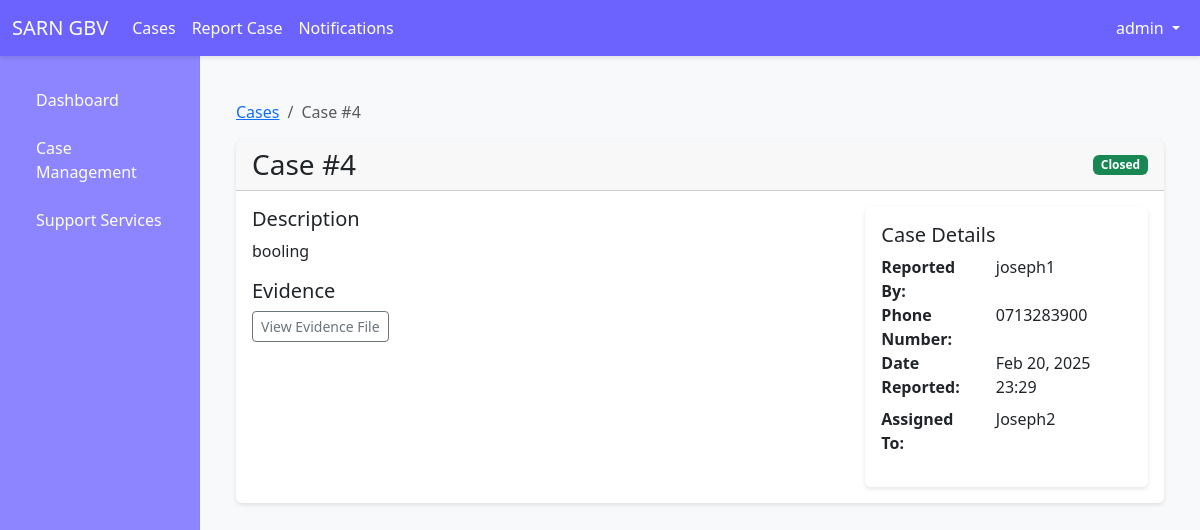
The page /cases/4/ (signed in) on the database its author committed.
### users/models.py (models this page shows)
class User(AbstractUser):
    ROLE_CHOICES = [
        ('survivor', 'Survivor'),
        ('provider', 'Service Provider'),
        ('law_enforcement', 'Law Enforcement'),
    ]
    role = models.CharField(max_length=20, choices=ROLE_CHOICES, default='survivor')
    phone = models.CharField(max_length=15, blank=True, null=True)
    address = models.TextField(blank=True, null=True)
    groups = models.ManyToManyField(Group, related_name="custom_user_groups", blank=True)
    user_permissions = models.ManyToManyField(Permission, related_name="custom_user_permissions", blank=True)

### cases/models.py (models this page shows, shortened)
class Case(models.Model):
    STATUS_CHOICES = [
        ('pending', 'Pending'),
        ('under_investigation', 'Under Investigation'),
        ('closed', 'Closed'),
    ]
    reporter = models.ForeignKey(User, on_delete=models.CASCADE, related_name="reported_cases")  # The person who reported the case
    assigned_provider = models.ForeignKey(User, on_delete=models.SET_NULL, null=True, blank=True, related_name="assigned_cases")
    description = models.TextField()
    status = models.CharField(max_length=20, choices=STATUS_CHOICES, default='pending')
    date_reported = models.DateTimeField(auto_now_add=True)
    evidence_file = models.FileField(upload_to='case_evidence/', blank=True, null=True)

### cases/views.py (the view)
# urls.py: path('cases/<int:case_id>/', case_detail, name='case_detail'),  # Case detail page
@login_required
def case_detail(request, case_id):
    case = get_object_or_404(Case, id=case_id)
    return render(request, 'cases/case_detail.html', {'case': case})

### cases/templates/cases/case_detail.html (shortened to what this page needs)
{% extends 'base.html' %}
{% block content %}
<div class="container mt-4">
    <nav aria-label="breadcrumb">
        <ol class="breadcrumb">
            <li class="breadcrumb-item"><a href="{% url 'case_list' %}">Cases</a></li>
            <li class="breadcrumb-item active">Case #{{ case.id }}</li>
        </ol>
    </nav>
    <div class="card">
        <div class="card-header">
            <div class="d-flex justify-content-between align-items-center">
                <h3 class="mb-0">Case #{{ case.id }}</h3>
                <span class="badge {% if case.status == 'pending' %}bg-warning{% elif case.status == 'under_investigation' %}bg-info{% else %}bg-success{% endif %}">
                    {{ case.get_status_display }}
                </span>
            </div>
        </div>
        <div class="card-body">
            <div class="row">
                <div class="col-md-8">
                    <h5>Description</h5>
                    <p>{{ case.description }}</p>
                    {% if case.evidence_file %}
                    <h5>Evidence</h5>
                    <p>
                        <a href="{{ case.evidence_file.url }}" class="btn btn-outline-secondary btn-sm" target="_blank">
                             View Evidence File
                        </a>
                    </p>
                    {% endif %}
                </div>
                <div class="col-md-4">
                    <div class="card">
                        <div class="card-body">
                            <h5>Case Details</h5>
                            <dl class="row">
                                <dt class="col-sm-5">Reported By: </dt>
                                <dd class="col-sm-7">{{ case.reporter.get_username }}</dd>
                                <dt class="col-sm-5">Phone Number: </dt>
                                <dd class="col-sm-7">{{ case.reporter.phone }}</dd>
                                <dt class="col-sm-5">Date Reported: </dt>
                                <dd class="col-sm-7">{{ case.date_reported|date:"M d, Y H:i" }}</dd>
                                <dt class="col-sm-5">Assigned To: </dt>
                                <dd class="col-sm-7">
                                    {% if case.assigned_provider %}
                                    {{ case.assigned_provider.get_username }}
                                    {% else %}
                                    <span class="text-muted">Not assigned</span>
                                    {% endif %}
                                </dd>
                            </dl>
                        </div>
                    </div>
                </div>
            </div>
        </div>
    </div>
</div>
{% endblock %}

### templates/base.html (shortened to what this page needs)
<!DOCTYPE html>
<html lang="en">
<head>
    <link href="https://cdn.jsdelivr.net/npm/bootstrap@5.3.0/dist/css/bootstrap.min.css" rel="stylesheet">
</head>
<body>
    <nav class="navbar navbar-expand-lg">
        <div class="container-fluid">
            <a class="navbar-brand" href="{% url 'dashboard' %}">SARN GBV</a>
            <div class="collapse navbar-collapse" id="navbarNav">
                <ul class="navbar-nav me-auto">
                    {% if user.is_authenticated %}
                        {% if user.role in "provider law_enforcement" %}
                        <li class="nav-item">
                            <a class="nav-link" href="{% url 'case_list' %}">Cases</a>
                        </li>
                        {% endif %}
                        <li class="nav-item">
                            <a class="nav-link" href="{% url 'report_case' %}">Report Case</a>
                        </li>
                        <li class="nav-item">
                            <a class="nav-link" href="{% url 'notifications_list' %}">
                                Notifications
                            </a>
                        </li>
                    {% endif %}
                </ul>
                <ul class="navbar-nav">
                    {% if user.is_authenticated %}
                        <li class="nav-item dropdown">
                            <a class="nav-link dropdown-toggle" href="#" id="userDropdown" role="button" data-bs-toggle="dropdown">
                                {{ user.username }}
                            </a>
                        </li>
                    {% else %}
                        <li class="nav-item">
                            <a class="nav-link" href="{% url 'login' %}">Login</a>
                        </li>
                    {% endif %}
                </ul>
            </div>
        </div>
    </nav>
    <div class="container-fluid">
        <div class="row">
            {% if user.is_authenticated %}
            <div class="col-md-3 col-lg-2 d-md-block sidebar collapse">
                <div class="position-sticky">
                    <ul class="nav flex-column">
                        <li class="nav-item">
                            <a class="nav-link" href="{% url 'dashboard' %}">
                                Dashboard
                            </a>
                        </li>
                        {% if user.role in "provider law_enforcement" %}
                        <li class="nav-item">
                            <a class="nav-link" href="{% url 'case_list' %}">
                                Case Management
                            </a>
                        </li>
                        {% endif %}
                        <li class="nav-item">
                            <a class="nav-link" href="#">
                                Support Services
                            </a>
                        </li>
                    </ul>
                </div>
            </div>
            <main class="col-md-9 ms-sm-auto col-lg-10 px-md-4 main-content">
            {% else %}
            <main class="col-12 px-4 main-content">
            {% endif %}
                {% block content %}
                {% endblock %}
            </main>
        </div>
    </div>
</body>
</html>

### templates/base.html (style rules this page uses)
:root { --primary-color: #6c63ff; --primary-light: #8c85ff; --primary-dark: #5a52cc; --primary-fade: rgba(108, 99, 255, 0.1); }
.navbar { background-color: var(--primary-color); box-shadow: 0 2px 4px rgba(0, 0, 0, 0.1); }
.navbar-brand, .nav-link { color: white !important; }
.sidebar { background-color: var(--primary-light); border-right: 1px solid var(--primary-fade); height: calc(100vh - 56px); padding: 20px; }
.sidebar .nav-link { color: #333; padding: 8px 16px; margin: 4px 0; border-radius: 4px; }
.main-content { padding: 20px; background-color: #f8f9fa; min-height: calc(100vh - 56px); }
.card { border: none; box-shadow: 0 2px 4px rgba(0, 0, 0, 0.1); transition: transform 0.2s; }

### rows shown on the page
User: username "admin"
Case: id "4", status "Closed", description "booling", reporter.get_username "joseph1", reporter.phone "0713283900", date_reported "Feb 20, 2025 23:29", assigned_provider.get_username "Joseph2"
